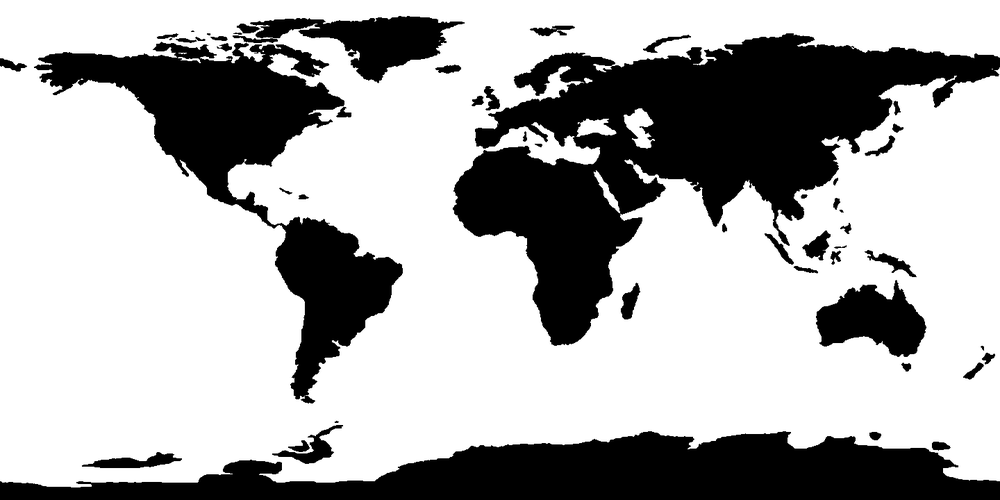
%> input picture DIP/Assignment #3/map.gif, 1000 x 500 px, shrunk from 1440 x 720 before the run
$ octave q4.m   (GNU Octave 9; MATLAB toolbox functions it lacks are replaced by stand-ins)
%> lines starting %> are read from the running program, lines starting %| are printed output that depends on the picture
%% Cylindrical Transform

im = single(imread('map.gif'));
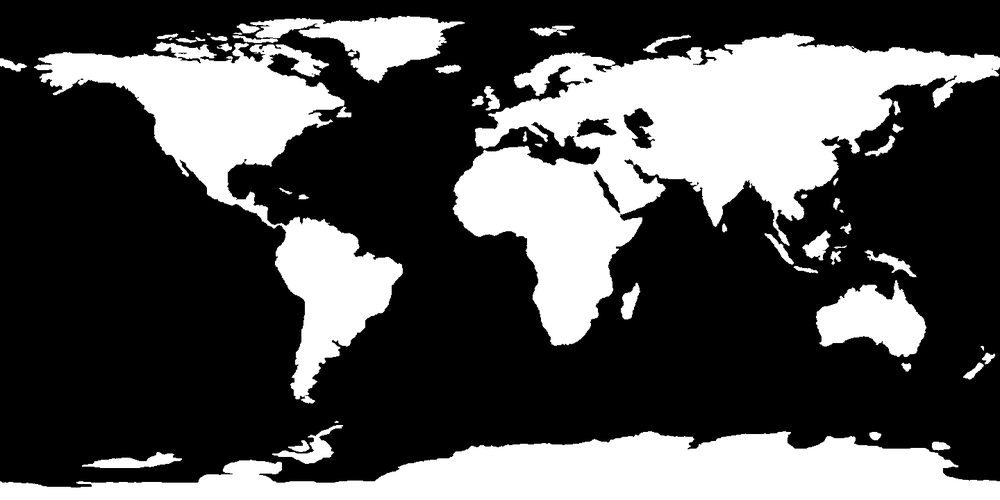
%> im: size 500x1000 single; min 0, max 255, mean 81
sz = size(im);
%> sz = [500 1000]
disp(sz);
%|     500   1000
im_new = zeros(sz(1),sz(2),'uint8');

p = [-1/2+1/sz(2):1/sz(2):1/2];
%> p = 1000 values from -0.499 to 0.5
q = [1/2-1/sz(2):-1/sz(1):-1/2];

[X,Y] = meshgrid(p,q);

Xq = X;
Yq = asin(Y);

im_new = interp2(X,Y,im,Xq,Yq);
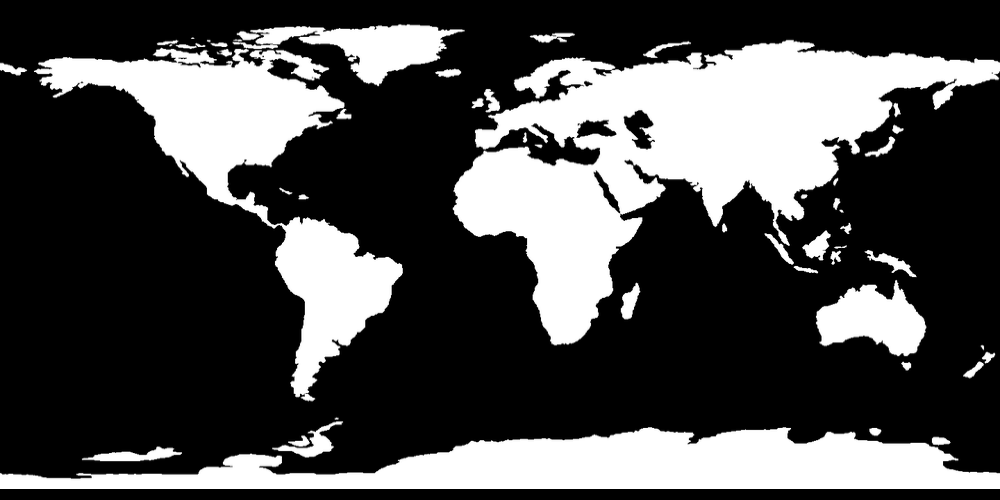
%> im_new: size 500x1000 single; 4.4% of the values are NaN or infinite; the others: min 0, max 255, mean 80.05; drawn with min black, max white, NaN and infinite black
figure;
subplot(1,2,1);
imshow(im,[]);
title('Original');
subplot(1,2,2);
imshow(im_new,[]);
title('Applying Cylindrical Transform');

%% Mercator Transform

syms x
%> (this line was passed over: syms is not available in this run)
%> (the run ends here)
